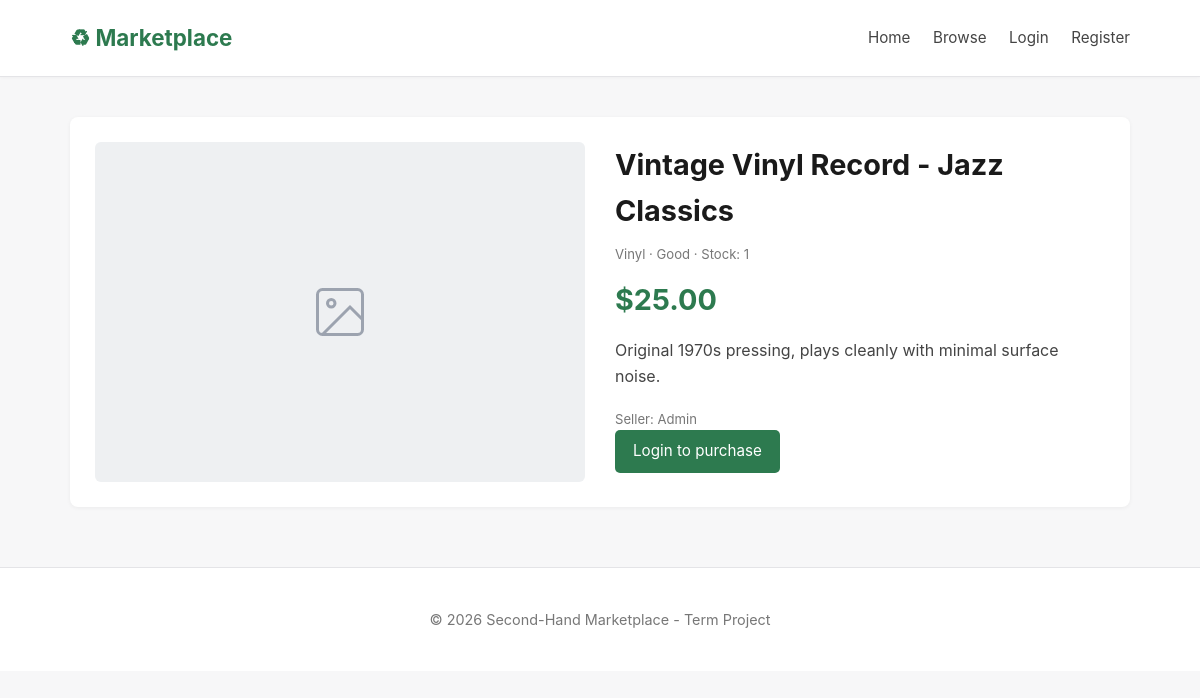
Screenshot of /product.php?id=1 with the database file from the repository.
### tables this page shows
CREATE TABLE products (
    id INT AUTO_INCREMENT PRIMARY KEY,
    name VARCHAR(200) NOT NULL,
    description TEXT,
    price DECIMAL(10,2) NOT NULL,
    image_url VARCHAR(255),
    category VARCHAR(50) NOT NULL,
    `condition` VARCHAR(50) DEFAULT 'Used',
    stock INT DEFAULT 1,
    seller_id INT,
    created_at TIMESTAMP DEFAULT CURRENT_TIMESTAMP,
    FOREIGN KEY (seller_id) REFERENCES users(id) ON DELETE SET NULL
);

CREATE TABLE users (
    id INT AUTO_INCREMENT PRIMARY KEY,
    name VARCHAR(100) NOT NULL,
    email VARCHAR(150) NOT NULL UNIQUE,
    password VARCHAR(255) NOT NULL,
    is_admin TINYINT(1) DEFAULT 0,
    created_at TIMESTAMP DEFAULT CURRENT_TIMESTAMP
);

### includes/auth.php (called while the page is built, shortened)
<?php
function is_logged_in() {
    return isset($_SESSION['user_id']);
}
function e($str) {
    return htmlspecialchars($str ?? '', ENT_QUOTES, 'UTF-8');
}
?>

### product.php (the view, shortened to what this page needs)
<?php
require_once 'includes/db.php';
require_once 'includes/auth.php';
$id = isset($_GET['id']) ? (int)$_GET['id'] : 0;
$stmt = $pdo->prepare("SELECT p.*, u.name AS seller_name FROM products p LEFT JOIN users u ON p.seller_id = u.id WHERE p.id = ?");
$stmt->execute([$id]);
$product = $stmt->fetch();
require_once 'includes/header.php';
?>
<div class="product-detail">
    <div class="product-img">
    </div>
    <div>
        <h1><?= e($product['name']) ?></h1>
        <div class="product-meta"><?= e($product['category']) ?> · <?= e($product['condition']) ?> · Stock: <?= (int)$product['stock'] ?></div>
        <div class="price">$<?= number_format($product['price'], 2) ?></div>
        <p class="description"><?= nl2br(e($product['description'])) ?></p>
        <p class="product-meta">Seller: <?= e($product['seller_name'] ?? 'Unknown') ?></p>
        <?php if (is_logged_in()): ?>
            <form method="post" action="cart.php" class="actions">
                <input type="hidden" name="action" value="add">
                <input type="hidden" name="product_id" value="<?= (int)$product['id'] ?>">
                <button type="submit" class="btn">Add to Cart</button>
                <a href="products.php" class="btn btn-secondary">Back</a>
            </form>
        <?php else: ?>
            <p><a href="login.php" class="btn">Login to purchase</a></p>
        <?php endif; ?>
    </div>
</div>
<?php require_once 'includes/footer.php'; ?>

### css/style.css (style rules this page uses)
* { box-sizing: border-box; margin: 0; padding: 0; }
body { font-family: -apple-system, "Segoe UI", Roboto, Arial, sans-serif; line-height: 1.6; color: #222; background: #f7f7f8; }
h1, h2, h3 { margin-bottom: 14px; color: #1a1a1a; }
h1 { font-size: 1.8rem; }
.btn { display: inline-block; padding: 9px 18px; background: #2d7a4f; color: #fff; border: none; border-radius: 5px; cursor: pointer; text-decoration: none; font-size: 0.95rem; }
.product-img { width: 100%; height: 160px; background-size: 60px; }
.product-meta { font-size: 0.82rem; color: #777; margin-top: 4px; }
.product-detail { display: grid; grid-template-columns: 1fr 1fr; gap: 30px; background: #fff; padding: 25px; border-radius: 8px; margin-top: 20px; box-shadow: 0 1px 4px rgba(0,0,0,0.05); }
.product-detail .product-img { height: 340px; border-radius: 6px; }
.product-detail h1 { margin-bottom: 10px; }
.product-detail .price { font-size: 1.8rem; color: #2d7a4f; font-weight: 700; margin: 12px 0; }
.product-detail .description { color: #444; margin: 15px 0 20px; }

### rows the page displays
products: name "Vintage Vinyl Record - Jazz Classics", category "Vinyl", condition "Good", stock "1", price "25.00", description "Original 1970s pressing, plays cleanly with minimal surface noise.", seller.name "Admin"
